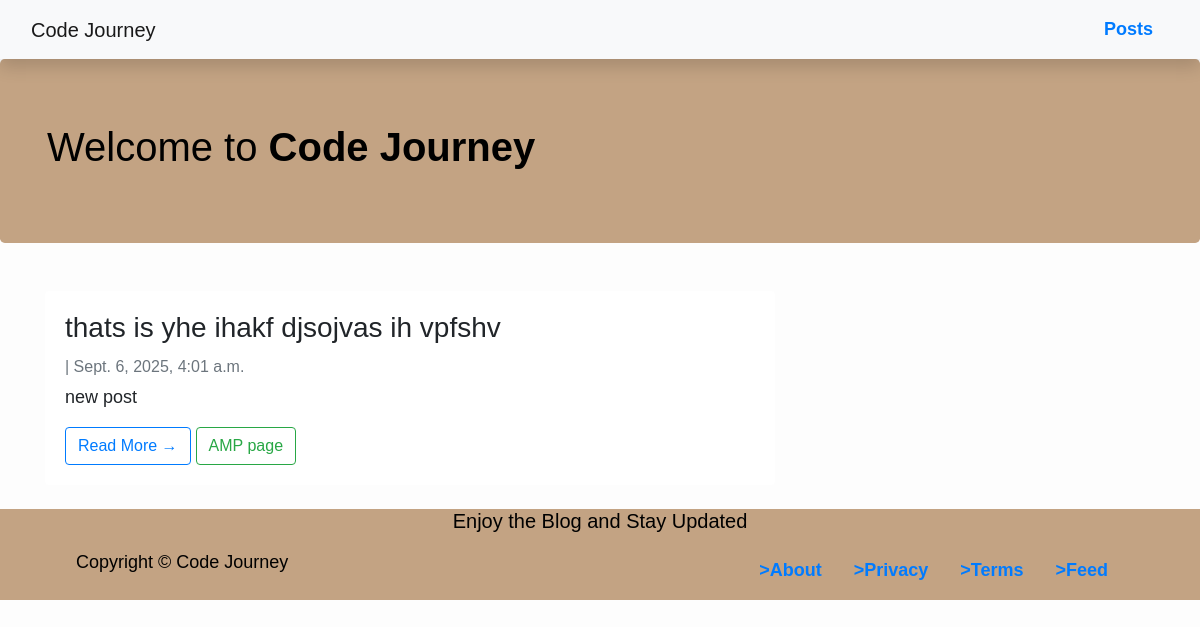
Before: / with the older database file.
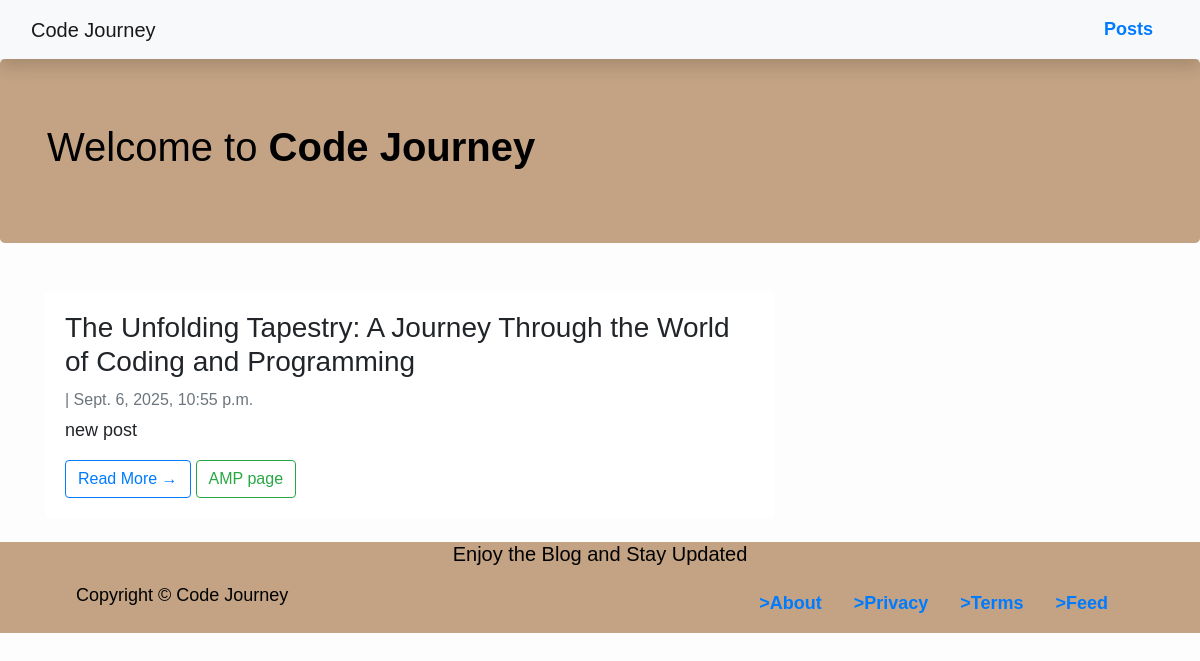
After: the same page with the newer database file.
### blog/models.py (models this page shows)
class Post(models.Model):
    title = models.CharField(max_length=200, unique=True)
    slug = models.SlugField(max_length=200, unique=True)
    author = models.ForeignKey(User, on_delete=models.CASCADE)
    created_at = models.DateTimeField(auto_now_add=True)
    updated_at = models.DateTimeField(auto_now=True)
    content = models.TextField()
    metades = models.CharField(max_length=300, default="new post")
    status = models.IntegerField(choices=STATUS, default=0)

### blog/views.py (the view)
# urls.py: path('', PostList.as_view(), name='home'),
class PostList(generic.ListView):
  queryset = Post.objects.filter(status=1).order_by('-created_at')
  template_name = 'index.html'
  context_object_name = 'posts_list'
  paginate_by = 4

### blog/templates/index.html (shortened to what this page needs)
{% extends "base.html" %}  {% block content %}
<header class="jumbotron" style="background-color: hsl(30, 35%, 64%); color:black">
  <div class="container">
    <p class="h1">Welcome to <strong>Code Journey</strong></p>
  </div>
</header>
<div class="container">
  <div class="row">
    <div class="col-md-8 mt-3 left">
      {% for post in posts_list %}
      <div class="shadow-none card mb-4" id="newsfeed">
        <div class="card-body">
          <h3 class="card-title">{{ post.title }}</h3>
          <p class="card-text text-muted h6">
            | {{ post.created_at}}
          </p>
          <p class="card-text">{{ post.metades }}</p>
          <span
            ><a
              href="{% url 'post_detail' post.slug  %}"
              class="btn btn-outline-primary"
              >Read More →</a
            ></span
          >
          <span
            ><a
              href="{% url 'post_detail_amp' post.slug %}"
              class="btn btn-outline-success"
              >AMP page</a
            ></span
          >
        </div>
      </div>
      {% endfor %}
    </div>
  </div>
</div>
 {%endblock%}

### blog/templates/base.html (shortened to what this page needs)
<!DOCTYPE html>
<html lang="en">
  <head>
    <link
      rel="stylesheet"
      href="https://stackpath.bootstrapcdn.com/bootstrap/4.5.2/css/bootstrap.min.css"
    />
  </head>
  <body>
    <div class="body div">
      <div id="nofooter">
        <div id="nofooter">
          <nav
            class="navbar navbar-expand-lg navbar-light bg-light shadow"
            id="topnav"
          >
            <div class="container-fluid">
              <a class="navbar-brand" href="{% url 'home' %}"> Code Journey</a>
              <div class="nav justify-content-end">
                <div class="d-inline">
                  <a
                    class="nav-link text-black font-weight-bold"
                    href="{% url 'home'%}"
                    >Posts</a
                  >
                </div>
              </div>
            </div>
          </nav>
          {% block content %} {% endblock content %}
        </div>
      </div>
      <footer class="footer" id="foot">
        <div class="container">
          <h5 style="text-align: center">Enjoy the Blog and Stay Updated</h5>
          <nav class="navbar navbar-expand-lg">
            <div class="container-fluid">
              <p>Copyright © Code Journey</p>
              <div class="nav justify-content-center" id="navfooter">
                <span
                  ><a
                    class="nav-link text-black font-weight-bold"
                    href="{% url 'home' %}"
                  >
                    >About</a
                  ></span
                >
                <span
                  ><a
                    class="nav-link text-black font-weight-bold"
                    href="{% url 'home' %}"
                  >
                    >Privacy</a
                  ></span
                >
                <span
                  ><a
                    class="nav-link text-black font-weight-bold"
                    href="{% url 'home' %}"
                  >
                    >Terms</a
                  ></span
                >
                <span
                  ><a class="nav-link text-black font-weight-bold" href="#"
                    > >Feed</a
                  ></span
                >
              </div>
            </div>
          </nav>
        </div>
      </footer>
    </div>
  </body>
</html>

### blog/templates/base.html (style rules this page uses)
html, body { height: 100%; }
body { font-family: sans-serif; font-size: 18px; background-color: #fdfdfd; display: flex; flex-direction: column; }
#nofooter { flex: 1 0 auto; }
#foot { flex-shrink: 0; font-family: sans-serif; background-color: hsl(30, 35%, 64%); color: black; bottom: 0px; width: 100%; }
.card-group, .card, .card-footer, .card-body { border: none; }

### blog/templates/index.html (style rules this page uses)
body { font-family: "Raleway", sans-serif; }
.h1, h4 { font-family: "Raleway", sans-serif; }

Changed rows visible on the page:
removed Post: title "thats is yhe ihakf djsojvas ih vpfshv", created_at "Sept. 6, 2025, 4:01 a.m.", metades "new post"
added Post: title "The Unfolding Tapestry: A Journey Through the World of Coding and Programming", created_at "Sept. 6, 2025, 10:55 p.m.", metades "new post"
